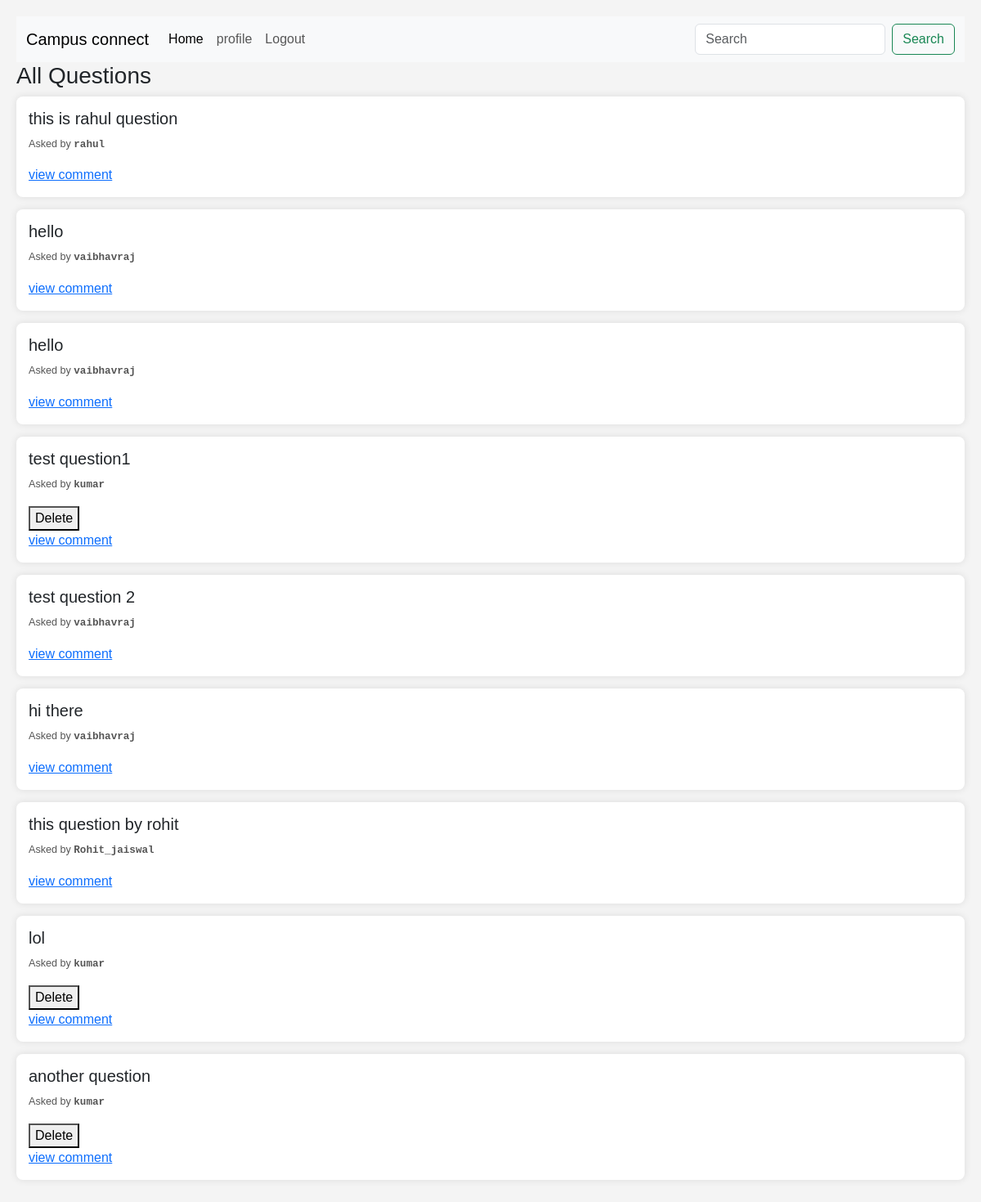
The page /home/ (signed in) on the database its author committed.
### student/models.py (models this page shows, shortened)
class questions(models.Model):
    user = models.ForeignKey(User,on_delete=models.CASCADE)
    question_text = models.TextField(max_length=240)
    created_on = models.DateField(auto_now_add=True)

### student/views.py (the view)
# urls.py: 2. Add a URL to urlpatterns:  path('', views.home, name='home')
@login_required
def home(request):
    all_questions = questions.objects.all().order_by('-created_on')
    return render(request,'home.html',{'all_questions': all_questions})

### student/templates/home.html (shortened to what this page needs)
{% extends "base.html" %} {% block content%}
<!DOCTYPE html>
<html lang="en">
  <head>
  </head>
  <body>
    <h3>All Questions</h3>
    {% for question in all_questions %}
    <div class="question-container">
      <h5>{{ question.question_text }}</h5>
      <p class="question-info">
        <small>
          Asked by <span class="username"> {{ question.user.username }} </span>
        </small>
      </p>
      {% if request.user.username == question.user.username %}
      <form action="{% url 'delete_question' question.id %}">
        <button type="submit" class="delete-button">Delete</button>
      </form>
      {% endif %}
      <a href="{% url 'question_detail' question.id %}">view comment</a>
    </div>
    {% endfor %}
  </body>
</html>
{%endblock%}

### student/templates/home.html (style rules this page uses)
body { font-family: Arial, sans-serif; background-color: #f4f4f4; margin: 0; padding: 20px; }
.question-container { background-color: #fff; padding: 15px; border-radius: 8px; box-shadow: 0 0 10px rgba(0, 0, 0, 0.1); margin-bottom: 15px; }
.question-info { font-size: 0.9em; color: #555; }
.question-info .username { font-family: "Courier New", Courier, monospace; font-weight: bold; }

### rows shown on the page
questions: question_text "this is rahul question", user.username "rahul"
questions: question_text "hello", user.username "vaibhavraj"
questions: question_text "hello", user.username "vaibhavraj"
questions: question_text "test question1", user.username "kumar", shows "Delete"
questions: question_text "test question 2", user.username "vaibhavraj"
questions: question_text "hi there", user.username "vaibhavraj"
questions: question_text "this question by rohit", user.username "Rohit_jaiswal"
questions: question_text "lol", user.username "kumar", shows "Delete"
questions: question_text "another question", user.username "kumar", shows "Delete"
